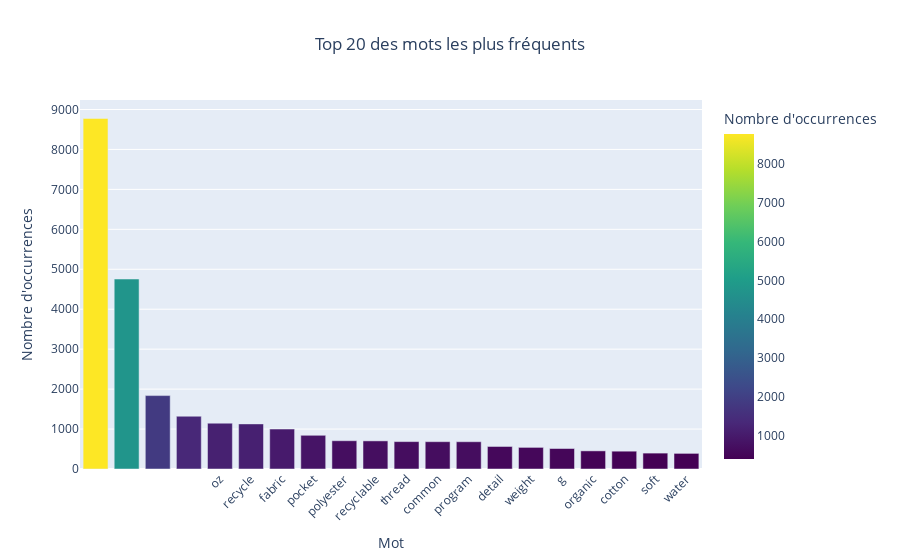

Notebook code cell kept with this figure:
### Code cell
top_words = df_cw.sort_values("Occurence", ascending=False).head(20)

# Barplot interactif
fig = px.bar(top_words, x="Texte", y="Occurence",
    title="Top 20 des mots les plus fréquents",
    labels={"Texte": "Mot", "Occurence": "Nombre d\'occurrences"},
    color="Occurence", color_continuous_scale="viridis")

fig.update_layout(xaxis_tickangle=-45, title_x=0.5)
fig.show()

### Figure 1 — Plotly figure (JSON) as saved in the notebook; plotly's stock layout.template omitted (floating-point values rounded to 4 significant figures)
{"data": [{"hovertemplate": "Mot=%{x}<br>Nombre d'occurrences=%{marker.color}<extra></extra>", "legendgroup": "", "marker": {"color": [8776, 4756, 1838, 1321, 1147, 1129, 1000, 844, 708, 704, 686, 684, 683, 564, 541, 513, 454, 446, 398, 391], "coloraxis": "coloraxis", "pattern": {"shape": ""}}, "name": "", "orientation": "v", "showlegend": false, "textposition": "auto", "type": "bar", "x": [" ", "  ", "   ", "    ", "oz", "recycle", "fabric", "pocket", "polyester", "recyclable", "thread", "common", "program", "detail", "weight", "g", "organic", "cotton", "soft", "water"], "xaxis": "x", "y": [8776, 4756, 1838, 1321, 1147, 1129, 1000, 844, 708, 704, 686, 684, 683, 564, 541, 513, 454, 446, 398, 391], "yaxis": "y"}], "layout": {"barmode": "relative", "coloraxis": {"colorbar": {"title": {"text": "Nombre d'occurrences"}}, "colorscale": [[0, "#440154"], [0.1111, "#482878"], [0.2222, "#3e4989"], [0.3333, "#31688e"], [0.4444, "#26828e"], [0.5556, "#1f9e89"], [0.6667, "#35b779"], [0.7778, "#6ece58"], [0.8889, "#b5de2b"], [1, "#fde725"]]}, "legend": {"tracegroupgap": 0}, "title": {"text": "Top 20 des mots les plus fréquents", "x": 0.5}, "xaxis": {"anchor": "y", "domain": [0, 1], "tickangle": -45, "title": {"text": "Mot"}}, "yaxis": {"anchor": "x", "domain": [0, 1], "title": {"text": "Nombre d'occurrences"}}}}
